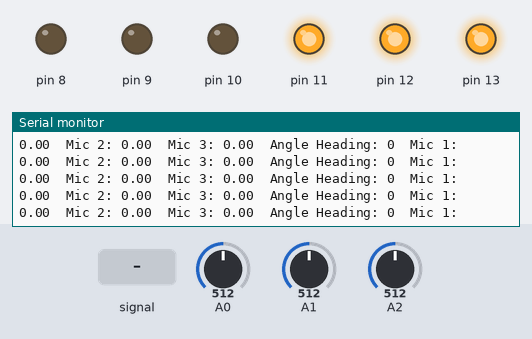
Bench run of a sketch on a simulated Arduino Uno, built with avr-gcc and run on an emulated ATmega328P. On the bench: output pins drawn as LEDs (lit = HIGH), the last lines printed to the serial monitor. The test bench sets the inputs (shaded band); at power-on: A0 = 512, A1 = 512, A2 = 512.

Above: at 1.2 s.
1.3 s: A0 fed a 200 Hz sine of ±81 counts around its level
At 1.33 s:
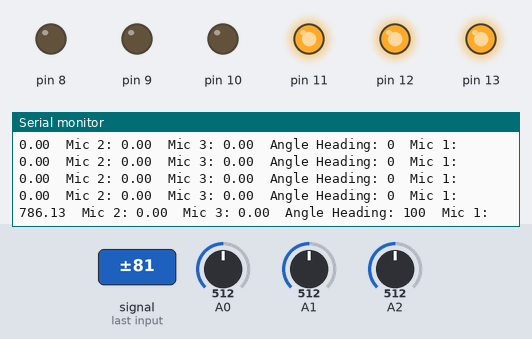
4.3 s: A0 set to 716
At 4.37 s:
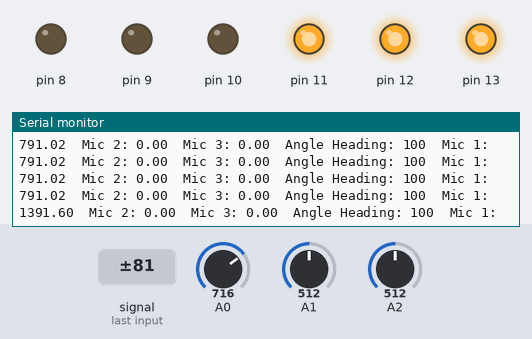
Timing chart, 0 to 7.3 s (numbered marks = the images above; inputs shaded):
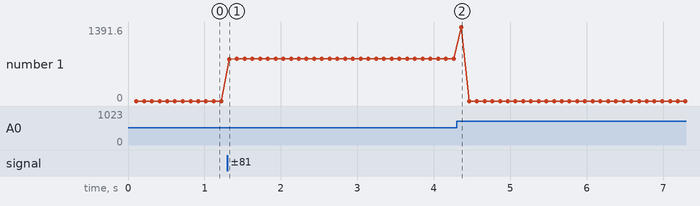

The sketch:

SoundSystem.ino
```cpp
/****************************************
Example Sound Level Sketch for the
Adafruit Microphone Amplifier
****************************************/
// Mic 1 connects to A0
// Mic 2 connects to A1
// Mic 3 connects to A2
// If we ever get a Mic 4, it will connect to A3
// If we ever use an IMU, it will connect to A4 and A5


const int sampleWindow = 100; // Sample window width in mS (50 mS = 20Hz)
unsigned int sample;
unsigned int sample2;
unsigned int sample3;
unsigned int angle_deg = 0;
int threshold = 100;
unsigned long moveMillis = millis(); // Starts counting time for how long an angle has been given

void setup()
{
  pinMode(8, OUTPUT);
  pinMode(9, OUTPUT);
  pinMode(10, OUTPUT);
  digitalWrite(8, LOW);
  digitalWrite(9, LOW);
  digitalWrite(10, LOW);

  pinMode(11, OUTPUT);
  pinMode(12, OUTPUT);
  pinMode(13, OUTPUT);
  digitalWrite(11, HIGH);
  digitalWrite(12, HIGH);
  digitalWrite(13, HIGH);

   Serial.begin(9600);


}


void loop()
{
   unsigned long startMillis= millis();  // Start of sample window
   unsigned int peakToPeak = 0;   // peak-to-peak level
   unsigned int peakToPeak2 = 0; // Mic 2
   unsigned int peakToPeak3 = 0; // Mic 3

   unsigned int signalMax = 0; // Mic 1
   unsigned int signalMin = 1024;
   unsigned int signalMax2 = 0; // Mic 2
   unsigned int signalMin2 = 1024;
   unsigned int signalMax3 = 0; // Mic 3
   unsigned int signalMin3 = 1024;


  if(millis() - moveMillis > 10000){
    angle_deg = 0;
  }

   // collect data for 50 mS
   while (millis() - startMillis < sampleWindow)
   {

      sample = analogRead(A0);
      sample2 = analogRead(A1);
      sample3 = analogRead(A2);
      // Mic 1
      if (sample < 1024)  // toss out spurious readings
      {
         if (sample > signalMax)
         {
            signalMax = sample;  // save just the max levels
         }
         else if (sample < signalMin)
         {
            signalMin = sample;  // save just the min levels
         }
      }
      // Mic 2
      if (sample2 < 1024)  // toss out spurious readings
      {
         if (sample2 > signalMax2)
         {
            signalMax2 = sample2;  // save just the max levels
         }
         else if (sample2 < signalMin2)
         {
            signalMin2 = sample2;  // save just the min levels
         }
      }
      // Mic 3
      if (sample3 < 1024)  // toss out spurious readings
      {
         if (sample3 > signalMax3)
         {
            signalMax3 = sample3;  // save just the max levels
         }
         else if (sample3 < signalMin3)
         {
            signalMin3 = sample3;  // save just the min levels
         }
      }
   }
   peakToPeak = signalMax - signalMin;  // max - min = peak-peak amplitude
   double volts = (peakToPeak * 5.0) / 1024;  // convert to volts
   // Mic 2
   peakToPeak2 = signalMax2 - signalMin2;  // max - min = peak-peak amplitude
   double volts2 = (peakToPeak2 * 5.0) / 1024;  // convert to volts
   // Mic 3
   peakToPeak3 = signalMax3 - signalMin3;  // max - min = peak-peak amplitude
   double volts3 = (peakToPeak3 * 5.0) / 1024;  // convert to volts

   //Serial.println(volts*100);
   Serial.println("Mic 1: "); Serial.print(volts*1000); Serial.print("  ");
   Serial.print("Mic 2: "); Serial.print(volts2*1500); Serial.print("  ");
   Serial.print("Mic 3: "); Serial.print(volts3*1000); Serial.print("  ");

// Maybe later, change to if(volts*1000+volts2*1500+volts3*1000 > threshold*3)
   if(volts*1000 > threshold || volts2*1500>threshold || volts3*1000>threshold){
    unsigned long moveMillis = millis(); // Starts counting time for how long an angle has been given
    if(volts*1000> volts2*1500){
      if(volts3*1000>volts2*1500){
        if(volts3*1000>volts*1000){
          // Value order is 312
          angle_deg = 340;
        }
        else{
          // Value order is 132
          angle_deg = 200;
        }
      }
      else{
        // Value order is 123
        angle_deg = 100;
      }
    }
    else{
      if(volts3*1000>volts2*1500){

      }
      else{
        if(volts3*1000>volts2*1500){
          // Value order is 321
          angle_deg = 260;
        }
        else{
          if(volts3*1000>volts*1000){
            // Value order is 231
            angle_deg = 220;
          }
          else{
            // Value order is 213
            angle_deg = 140;
          }
        }
      }
    }
   }
   Serial.print("Angle Heading: "); Serial.print(angle_deg); Serial.print("  ");
}
```

Measured:
- after the input at 1.3 s, the serial monitor: prints a new line at once (image 1)
- after the input at 4.3 s, the serial monitor: prints a new line after 0.06 s (image 2)
- plotted number 1: 0 → 791.02 after the input at 1.3 s
